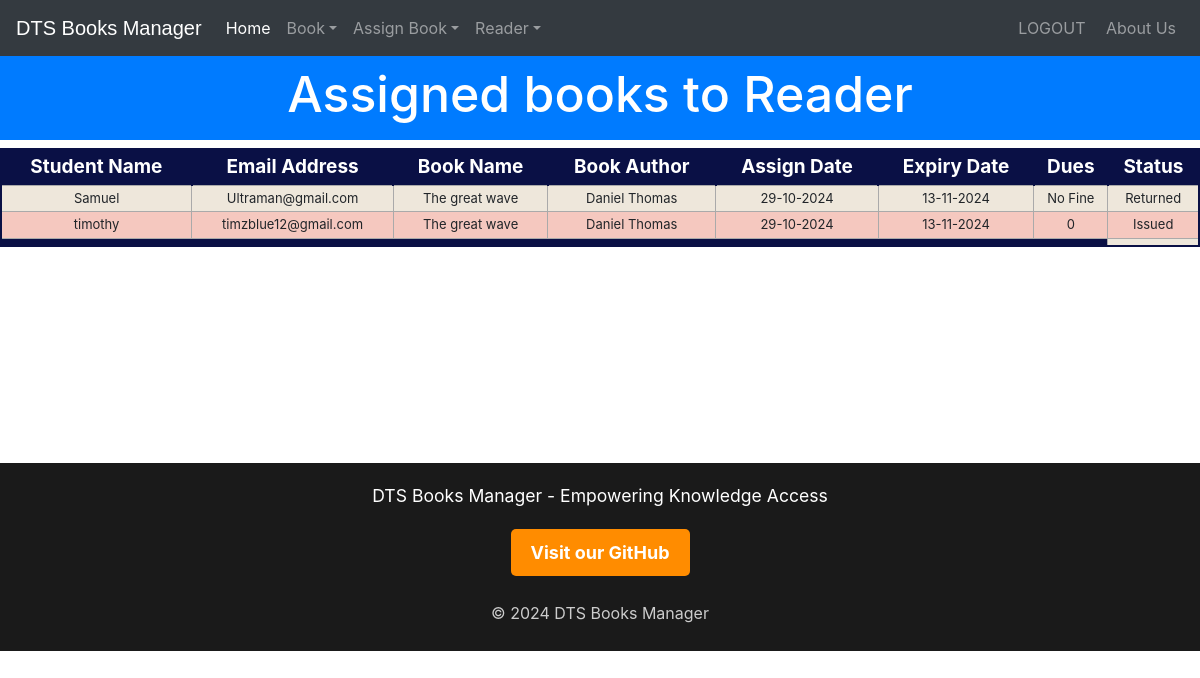
The page /viewissuedbook (signed in) on the database its author committed.
### library/models.py (models this page shows, shortened)
class StudentExtra(models.Model):
    user = models.OneToOneField(User, on_delete=models.CASCADE)
    email_address = models.EmailField(default='timzblue12@gmail.com')  # Updated field name
    house_address = models.CharField(max_length=255, default='Street Address')  # Updated field name
    @property
    def get_name(self):
        return self.user.first_name

class Book(models.Model):
    catchoice = [
        ('fiction', 'Fiction'),
        ('history', 'History'),
        ('science', 'Science'),
        ('arts', 'Arts'),
        ('commerce', 'Commerce'),
    ]
    name = models.CharField(max_length=30)
    isbn = models.PositiveIntegerField()
    author = models.CharField(max_length=40)
    category = models.CharField(max_length=30, choices=catchoice, default='education')

class IssuedBook(models.Model):
    enrollment = models.CharField(max_length=30)  # This can remain as enrollment or could be updated to reflect new structure
    isbn = models.CharField(max_length=30)
    issuedate = models.DateField(auto_now=True)
    expirydate = models.DateField(default=get_expiry)
    statuschoice = [
        ('Issued', 'Issued'),
        ('Returned', 'Returned'),
    ]
    status = models.CharField(max_length=20, choices=statuschoice, default="Issued")

### library/views.py (the view)
# urls.py: path('viewissuedbook', views.viewissuedbook_view),
@login_required(login_url='adminlogin')
@user_passes_test(is_admin)
def viewissuedbook_view(request):
    issuedbooks = models.IssuedBook.objects.all()
    li = []
    for ib in issuedbooks:
        issdate = str(ib.issuedate.day) + '-' + str(ib.issuedate.month) + '-' + str(ib.issuedate.year)
        expdate = str(ib.expirydate.day) + '-' + str(ib.expirydate.month) + '-' + str(ib.expirydate.year)
        days = (date.today() - ib.issuedate)
        d = days.days
        fine = 0
        if d > 15:
            day = d - 15
            fine = day * 10
        books = list(models.Book.objects.filter(isbn=ib.isbn))
        students = list(models.StudentExtra.objects.filter(email_address=ib.enrollment))  # Update here
        i = 0
        for l in books:
            t = (students[i].get_name, students[i].email_address, books[i].name, books[i].author, issdate, expdate, fine, ib.status)
            i += 1
            li.append(t)
    return render(request, 'library/viewissuedbook.html', {'li': li})

### library/views.py (called while the page is built)
def is_admin(user):
    return user.is_superuser or user.is_staff

### templates/library/viewissuedbook.html (shortened to what this page needs)
<!DOCTYPE html>
<html lang="en" dir="ltr">
<head>
</head>
<body>
    {% include "library/navbaradmin.html" %}
    <br>
    <br>
    <h3 class="p-3 mb-2 bg-primary text-white" style='font-size: 50px;text-align:center;margin-bottom:0px;'>Assigned books to Reader</h3>
    {% if li %}
        <table class="redTable">
            <thead>
                <tr>
                    <th>Student Name</th>
                    <th>Email Address</th>
                    <th>Book Name</th>
                    <th>Book Author</th>
                    <th>Assign Date</th>
                    <th>Expiry Date</th>
                    <th>Dues</th>
                    <th>Status</th>
                </tr>
            </thead>
            <tfoot>
                <tr>
                    <td colspan="7">
                    </td>
                </tr>
            </tfoot>
            <tbody>
                {% for t in li %}
                    <tr>
                        <td>{{ t.0 }}</td>
                        <td>{{ t.1 }}</td>
                        <td>{{ t.2 }}</td>
                        <td>{{ t.3 }}</td>
                        <td>{{ t.4 }}</td>
                        <td>{{ t.5 }}</td>
                        <td>
                            {% if t.7 == "Returned" %}
                                No Fine
                            {% else %}
                                {{ t.6 }}
                            {% endif %}
                        </td>
                        <td>{{ t.7 }}</td>
                    </tr>
                {% endfor %}
            </tbody>
        </table>
    {% else %}
        <h1>0 books Issued</h1>
    {% endif %}
    <br><br><br><br><br><br><br><br><br>
    {% include "library/footer.html" %}
</body>
</html>

### templates/library/navbaradmin.html (shortened to what this page needs)
<!DOCTYPE html>
{% load static %}
<html lang="en">
<head>
<link rel="stylesheet" href="https://stackpath.bootstrapcdn.com/bootstrap/4.3.1/css/bootstrap.min.css">
<link rel="stylesheet" href="https://maxcdn.bootstrapcdn.com/font-awesome/4.7.0/css/font-awesome.min.css">
</head>
<body>
<div class="bs-example">
    <nav class="navbar navbar-expand-md bg-dark navbar-dark fixed-top">
        <a href="/" class="navbar-brand">DTS Books Manager</a>
        <div class="collapse navbar-collapse justify-content-between" id="navbarCollapse">
            <div class="navbar-nav">
                <a href="/" class="nav-item nav-link active">Home</a>
                <div class="nav-item dropdown">
                  <a href="#" class="nav-link dropdown-toggle" data-toggle="dropdown">Book</a>
                </div>
                <div class="nav-item dropdown">
                  <a href="#" class="nav-link dropdown-toggle" data-toggle="dropdown">Assign Book</a>
                </div>
                <div class="nav-item dropdown">
                  <a href="#" class="nav-link dropdown-toggle" data-toggle="dropdown">Reader</a>
                </div>
            </div>
            <div class="navbar-nav">
                <a href="logout" class="nav-item nav-link">LOGOUT</a> &nbsp
                <a href="/aboutus" class="nav-item nav-link">About Us</a>
            </div>
        </div>
    </nav>
</div>
</body>
</html>

### templates/library/footer.html (shortened to what this page needs)
<!DOCTYPE html>
<html>
<head>
</head>
<footer>
  <p class="footer-text">DTS Books Manager - Empowering Knowledge Access</p>
  <a href="https://github.com/Timzblue12" class="github-link" target="_blank">Visit our GitHub</a>
  <div class="container">
    <div class="row">
      <div class="col-md-12 col-sm-12">
        <div class="footer-copyright">
          <p>&copy; 2024 DTS Books Manager</p>
        </div>
      </div>
    </div>
  </div>
</footer>
</html>

### templates/library/viewissuedbook.html (style rules this page uses)
table.redTable { border: 2px solid #0a1045; background-color: #EEE7DB; width: 100%; text-align: center; border-collapse: collapse; }
table.redTable td, table.redTable th { border: 1px solid #AAAAAA; padding: 3px 2px; }
table.redTable tbody td { font-size: 13px; }
table.redTable tr:nth-child(even) { background: #F5C8BF; }
table.redTable thead { background: #0a1045; }
table.redTable thead th { font-size: 19px; font-weight: bold; color: #FFFFFF; text-align: center; border-left: 2px solid #0a1045; }
table.redTable thead th:first-child { border-left: none; }
table.redTable tfoot { font-size: 13px; font-weight: bold; color: #FFFFFF; background: #0a1045; }
table.redTable tfoot td { font-size: 13px; }

### templates/library/navbaradmin.html (style rules this page uses)
.bs-example { margin: 0px; }
.navbar-brand { font-size: 20px; font-family: sans-serif; }

### templates/library/footer.html (style rules this page uses)
footer { padding: 10px 0; background-color: #1a1a1a; color: #fff; text-align: center; }
.footer-text { font-size: 1.1rem; color: #ffffff; margin: 10px 0; }
.github-link { padding: 10px 20px; margin: 10px; font-size: 18px; background-color: #ff8c00; color: white; text-decoration: none; border-radius: 5px; display: inline-block; font-weight: bold; transition: background-color 0.3s; }
.footer-copyright { margin-top: 15px; color: #cccccc; }

### rows shown on the page
StudentExtra: email_address "Ultraman@gmail.com"
Book: name "The great wave" "The great wave", author "Daniel Thomas" "Daniel Thomas"
IssuedBook: status "Returned"
StudentExtra: email_address "timzblue12@gmail.com"
IssuedBook: status "Issued"

### other values the page prints
{{ t.0 }} "Samuel" "timothy"
{{ t.4 }} "29-10-2024" "29-10-2024"
{{ t.5 }} "13-11-2024" "13-11-2024"
{{ t.6 }} "0"
